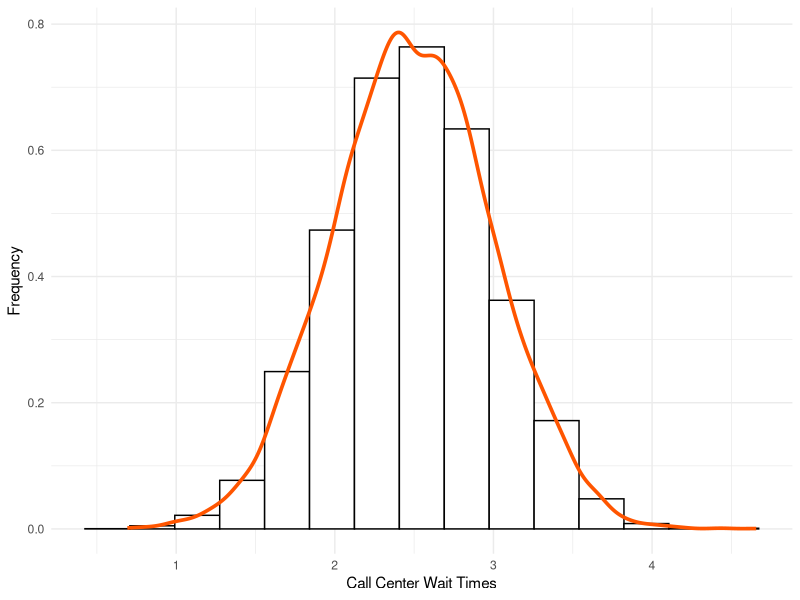
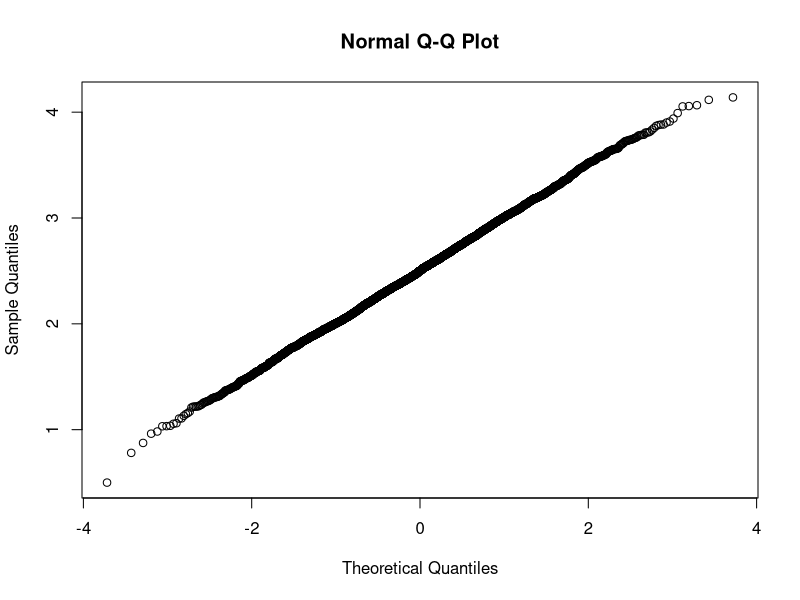
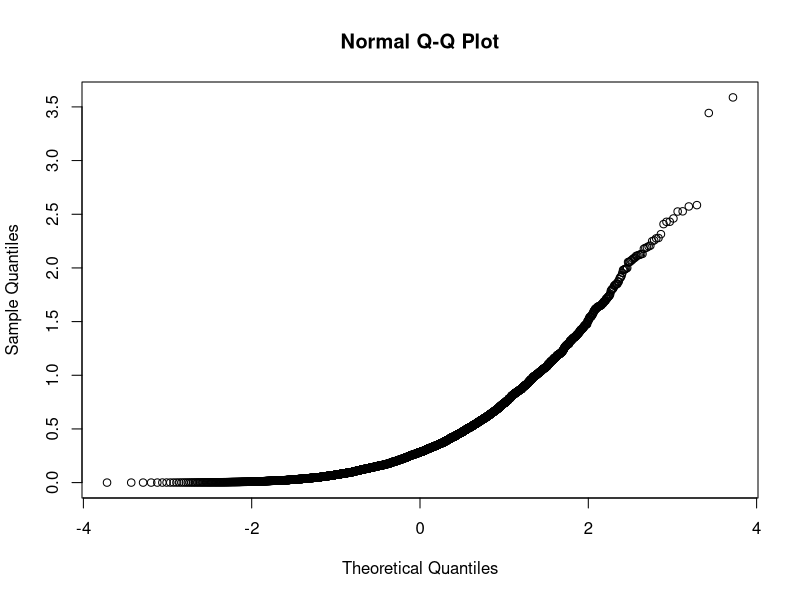
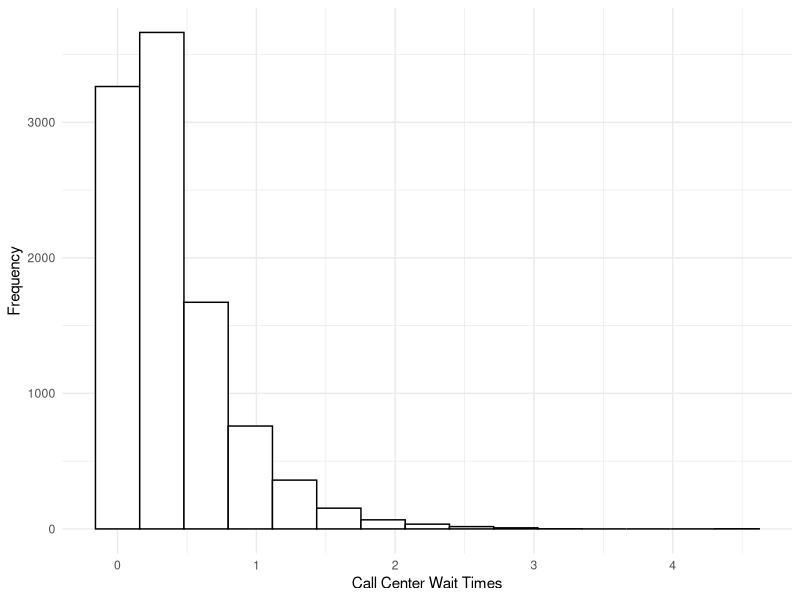
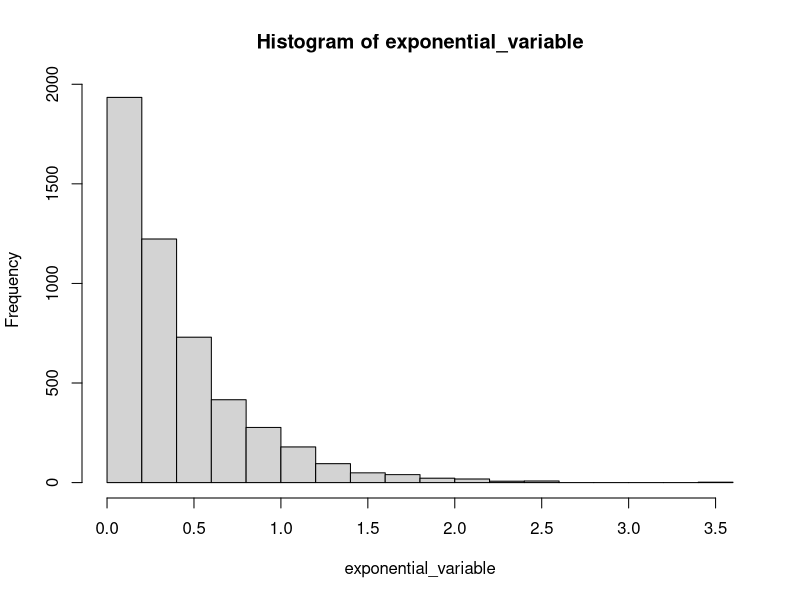
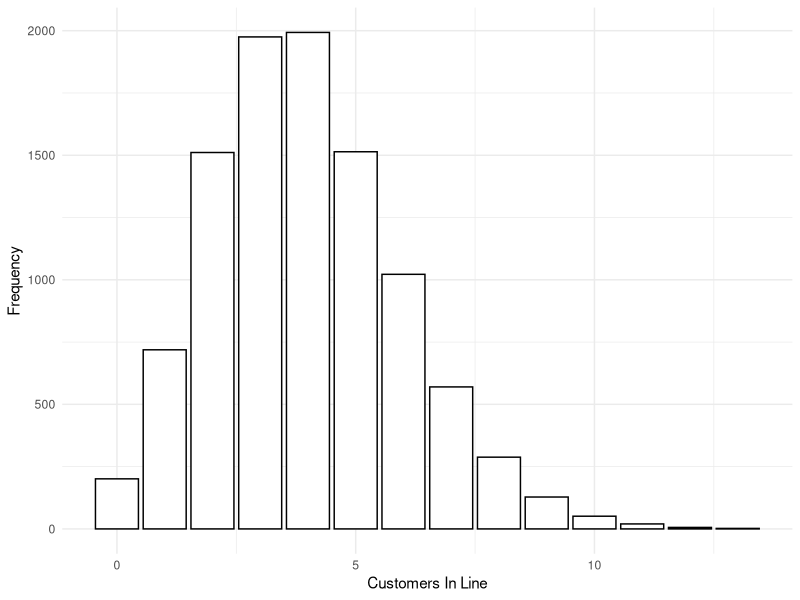
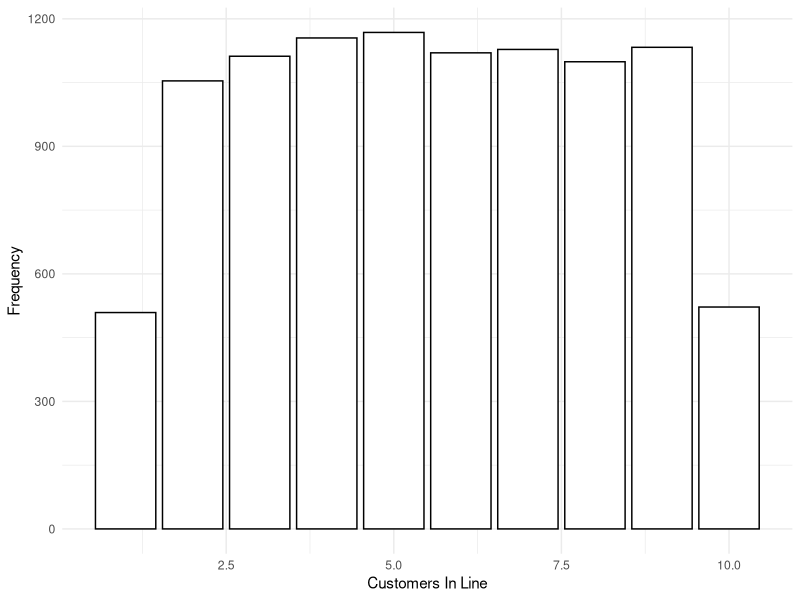

R code for these plots, in order:
## ---- chunk 1
library(DiagrammeR)

grViz("
digraph {
  graph [overlap = true, fontsize = 10, rankdir = LR]
  
  node [shape = box, style = filled, color = black, fillcolor = aliceblue]
  A [label = 'ID Check Line']
  B [label = 'ID Check']
  C [label = 'Bud Tender Line']
  D [label = 'Bud Tender']
  E [label = 'Pay']

  A->B B->C C->D D->E
}
")
## ---- chunk 2
library(dplyr)

library(ggplot2)

data.frame(x = rnorm(10000, mean = 2.5, sd = .5)) %>% 
  ggplot(., aes(x = x, y = ..density..)) +
  geom_histogram(color = "black", fill = "white", bins = 15) +
  geom_density(color = "#ff5500", size = 1.25) +
  theme_minimal() +
  labs(x = "Call Center Wait Times", y = "Frequency")
## ---- chunk 3
normal_variable <- rnorm(5000, mean = 2.5, sd = .5)

exponential_variable <- rexp(5000, 2.5)

qqnorm(normal_variable)
qqnorm(exponential_variable)

shapiro.test(normal_variable)
shapiro.test(exponential_variable)
## ---- chunk 4
data.frame(x = rexp(10000, rate = 2.5)) %>% 
  ggplot(., aes(x = x)) +
  geom_histogram(color = "black", fill = "white", bins = 15) +
  theme_minimal() +
  labs(x = "Call Center Wait Times", y = "Frequency")
## ---- chunk 5
hist(exponential_variable)
## ---- chunk 6
data.frame(x = rpois(10000, lambda = 4)) %>% 
  ggplot(., aes(x = x)) +
  geom_bar(color = "black", fill = "white") +
  theme_minimal() +
  labs(x = "Customers In Line", y = "Frequency")
## ---- chunk 7
data.frame(x = runif(10000, min = 1, max = 10)) %>% 
  round(.) %>% 
  ggplot(., aes(x = x)) +
  geom_bar(color = "black", fill = "white") +
  theme_minimal() +
  labs(x = "Customers In Line", y = "Frequency")
## ---- chunk 8
library(DiagrammeR)
grViz("
digraph {
  graph [overlap = true, fontsize = 10, rankdir = LR]
  
  node [shape = box, style = filled, color = black, fillcolor = aliceblue]
  
  A [label = 'Door']
  B [label = 'Line']
  C [label = 'Teller 1']
  D [label = 'Teller 2']
  E [label = 'Served']
  
  A->B 
  B->C
  B->D
  C->E
  D->E
}
")
